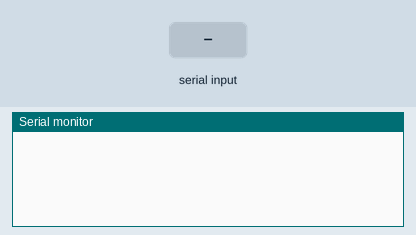
The sketch below on a simulated Arduino Uno, built with avr-gcc and run on an emulated ATmega328P. On the bench: the last lines printed to the serial monitor. The test bench sets the inputs (shaded band).

Above: at 1.2 s.
1.3 s: "1\n" received over Serial
At 2.5 s:
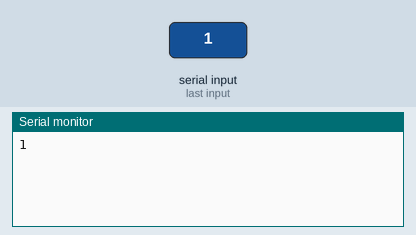
2.8 s: "1\n" received over the second serial link
At 3.8 s:
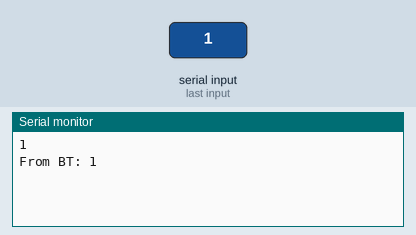
4.3 s: "0\n" received over Serial
At 4.9 s:
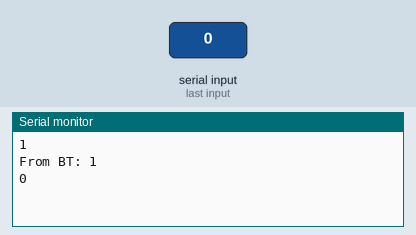
5.8 s: "0\n" received over the second serial link
At 7.3 s:
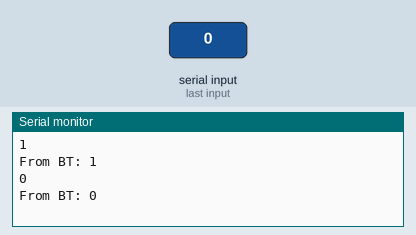

The sketch:

bluetooth-basic.ino
```cpp
// Pin connections:
// BT VCC -> 5V
// BT GND -> GND
// BT TX  -> D8 - no need for voltage divider
// BT TX  -> D8 - voltage divider needed (5V to 3.3V)

#include <AltSoftSerial.h>

// Create Software Serial instance for Bluetooth module
AltSoftSerial BTserial;

char c = "";
String message = "";

void setup() {

    // Start serial communication with computer
    Serial.begin(57600);

    // Start serial communication with Bluetooth module
    BTserial.begin(57600);
}

void loop() {

    // Read from the Bluetooth module and send to the Arduino Serial Monitor
    if (BTserial.available()) {
        c = BTserial.read();

        // Concatenate received characters to a string
        message += c;

        // If end line character detected, output message
        if (c == 10 | c == 13) {
          Serial.print("From BT: " + message);
          message = "";
        }

    }

    // Read from the Serial Monitor and send to the Bluetooth module
    if (Serial.available()) {

        // Read character
        c = Serial.read();

        // Send character
        BTserial.write(c);

        // Echo the user input to the main window.
        Serial.write(c);
    }
}
```

Measured:
- after the input at 1.3 s, the serial monitor: prints a new line at once (image 1)
- after the input at 2.8 s, the serial monitor: prints a new line at once (image 2)
- after the input at 4.3 s, the serial monitor: prints a new line at once (image 3)
- after the input at 5.8 s, the serial monitor: prints a new line at once (image 4)
